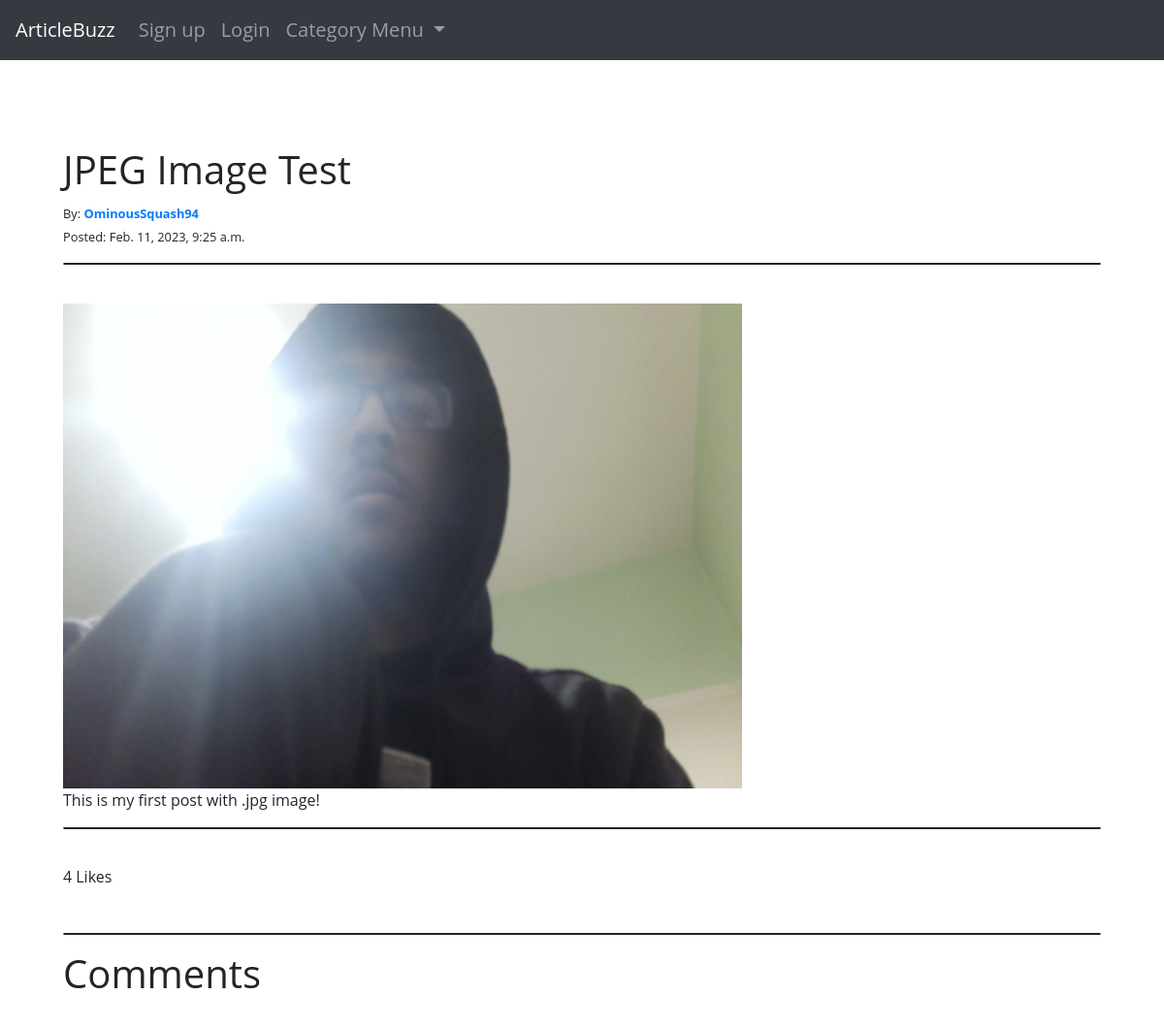
Screenshot of /article/16 with the database file from the repository.
### theblog/models.py (models this page shows, shortened)
class Post(models.Model):
	title = models.CharField(max_length = 255) # Title Field
	author = models.ForeignKey(User, on_delete = models.CASCADE) # Deletes blog posts for a user if they delete account
	header_image = models.ImageField(null = True, blank = True, upload_to = 'uploads/images', default = None)
	body = RichTextField(blank= True, null = True)
	date_published = models.DateTimeField(auto_now_add = True) # Automatically adds the date
	likes = models.ManyToManyField(User, related_name ='blog_post') # Updating count of the upvotes
	tags = models.CharField(max_length = 255, default = 'Coding') # List of tags from the Tag table
	snippet  = models.CharField(max_length = 300, default = 'Article Snippet') # Article Snippet field to display on screen
	number_likes = models.IntegerField(default = 0)
	def total_like_count(self):
		return self.likes.count()

### theblog/views.py (the view)
# urls.py: path("article/<int:pk>", ArticleDetailView.as_view(), name = 'article-detail'),
class ArticleDetailView(DetailView):
	model = Post
	template_name = 'article_details.html'
	def get_context_data(self, *args, **kwargs):
		context = super(ArticleDetailView, self).get_context_data(*args, **kwargs)
		article_information = get_object_or_404(Post, id = self.kwargs['pk'])
		total_likes = article_information.total_like_count()
		tag_menu = Category.objects.all()
		context['article'] = article_information
		context['total_likes'] = total_likes
		context['tag_menu'] = tag_menu
		return context

### theblog/models.py (called while the page is built)
	def __str__(self):
		return self.name

### theblog/templates/article_details.html (shortened to what this page needs)
{% extends 'base.html' %}
{%block content%}
<h1>{{post.title}}</h1>
<small>By: <b><a href="{% url 'profile' post.author.pk %}">{{ post.author }}</a></b></small>
<br>
<small>Posted: {{post.date_published}}</small>
<hr>
<br>
{% if post.header_image %}
	<img src="{{ post.header_image.url }}" class="header_image">
{% endif %}
<br>
{{post.body|safe}}
<hr>
<br>
<h6>{{ post.number_likes }} Likes</h6>
<br>
<hr>
<h1>Comments</h1>
{%endblock%}

### theblog/static/theblog/style.css (style rules this page uses)
body { background-color: white; margin: 0px; padding: 0; }
hr { border-radius: 3px; border:1px solid; }
.header_image { width: 700px; height: 500px; }

### rows the page displays
Post: title "JPEG Image Test", author "OminousSquash94", date_published "Feb. 11, 2023, 9:25 a.m.", header_image (picture), body "This is my first post with .jpg image!", number_likes "4"
